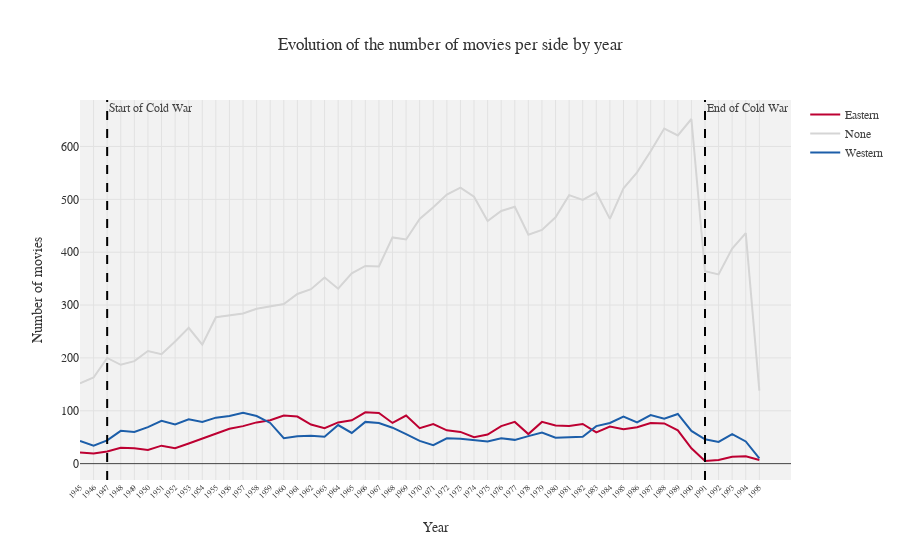

The notebook cell saved with this chart:
### Markdown cell above
The number of films produced rose steadily. This suggests that cinema played an increasingly important role in the ideological conflict.

These were the results for all the films in our dataset. If we focusing exclusively on the films with a clear alignment toward one of the Cold War blocs, we observe the following distribution:

### Code cell
plot_evol_nb_movies(preprocess_movies)

### Figure 1 — Plotly figure (JSON) as saved in the notebook; plotly's stock layout.template omitted (floating-point values rounded to 4 significant figures)
{"data": [{"hovertemplate": "Year: %{x}<br>No. of movies: %{y}<extra></extra>", "line": {"color": "#BD0032", "width": 2}, "mode": "lines", "name": "Eastern", "type": "scatter", "x": [1945, 1946, 1947, 1948, 1949, 1950, 1951, 1952, 1953, 1954, 1955, 1956, 1957, 1958, 1959, 1960, 1961, 1962, 1963, 1964, 1965, 1966, 1967, 1968, 1969, 1970, 1971, 1972, 1973, 1974, 1975, 1976, 1977, 1978, 1979, 1980, 1981, 1982, 1983, 1984, 1985, 1986, 1987, 1988, 1989, 1990, 1991, 1992, 1993, 1994, 1995], "y": [21, 19, 23, 30, 29, 26, 34, 29, 38, 47, 57, 66, 71, 78, 82, 91, 89, 74, 67, 78, 82, 97, 96, 77, 91, 67, 75, 63, 60, 50, 55, 71, 79, 56, 79, 72, 71, 75, 59, 70, 65, 69, 77, 76, 63, 29, 5, 7, 13, 14, 7]}, {"hovertemplate": "Year: %{x}<br>No. of movies: %{y}<extra></extra>", "line": {"color": "#D5D5D5", "width": 2}, "mode": "lines", "name": "None", "type": "scatter", "x": [1945, 1946, 1947, 1948, 1949, 1950, 1951, 1952, 1953, 1954, 1955, 1956, 1957, 1958, 1959, 1960, 1961, 1962, 1963, 1964, 1965, 1966, 1967, 1968, 1969, 1970, 1971, 1972, 1973, 1974, 1975, 1976, 1977, 1978, 1979, 1980, 1981, 1982, 1983, 1984, 1985, 1986, 1987, 1988, 1989, 1990, 1991, 1992, 1993, 1994, 1995], "y": [152, 163, 200, 187, 194, 213, 207, 231, 257, 225, 277, 280, 284, 293, 298, 302, 321, 330, 352, 331, 360, 374, 373, 428, 424, 463, 485, 509, 522, 505, 459, 478, 486, 433, 442, 466, 508, 499, 513, 463, 521, 551, 591, 634, 621, 652, 364, 358, 407, 436, 138]}, {"hovertemplate": "Year: %{x}<br>No. of movies: %{y}<extra></extra>", "line": {"color": "#1C5EA9", "width": 2}, "mode": "lines", "name": "Western", "type": "scatter", "x": [1945, 1946, 1947, 1948, 1949, 1950, 1951, 1952, 1953, 1954, 1955, 1956, 1957, 1958, 1959, 1960, 1961, 1962, 1963, 1964, 1965, 1966, 1967, 1968, 1969, 1970, 1971, 1972, 1973, 1974, 1975, 1976, 1977, 1978, 1979, 1980, 1981, 1982, 1983, 1984, 1985, 1986, 1987, 1988, 1989, 1990, 1991, 1992, 1993, 1994, 1995], "y": [43, 34, 44, 62, 60, 69, 81, 74, 84, 79, 87, 90, 96, 90, 77, 48, 52, 53, 51, 73, 58, 79, 77, 68, 56, 43, 35, 48, 47, 45, 42, 48, 45, 52, 59, 49, 50, 51, 71, 77, 89, 78, 92, 85, 94, 62, 46, 41, 56, 42, 10]}], "layout": {"annotations": [{"showarrow": false, "text": "Start of Cold War", "x": 1947, "xanchor": "left", "xref": "x", "y": 1, "yanchor": "top", "yref": "y domain"}, {"showarrow": false, "text": "End of Cold War", "x": 1991, "xanchor": "left", "xref": "x", "y": 1, "yanchor": "top", "yref": "y domain"}], "plot_bgcolor": "#F2F2F2", "shapes": [{"line": {"color": "black", "dash": "dash"}, "type": "line", "x0": 1947, "x1": 1947, "xref": "x", "y0": 0, "y1": 1, "yref": "y domain"}, {"line": {"color": "black", "dash": "dash"}, "type": "line", "x0": 1991, "x1": 1991, "xref": "x", "y0": 0, "y1": 1, "yref": "y domain"}], "title": {"text": "Evolution of the number of movies per side by year"}, "xaxis": {"tickangle": -45, "tickfont": {"size": 8}, "tickvals": [1945, 1946, 1947, 1948, 1949, 1950, 1951, 1952, 1953, 1954, 1955, 1956, 1957, 1958, 1959, 1960, 1961, 1962, 1963, 1964, 1965, 1966, 1967, 1968, 1969, 1970, 1971, 1972, 1973, 1974, 1975, 1976, 1977, 1978, 1979, 1980, 1981, 1982, 1983, 1984, 1985, 1986, 1987, 1988, 1989, 1990, 1991, 1992, 1993, 1994, 1995], "title": {"text": "Year"}}, "yaxis": {"title": {"text": "Number of movies"}}}}
